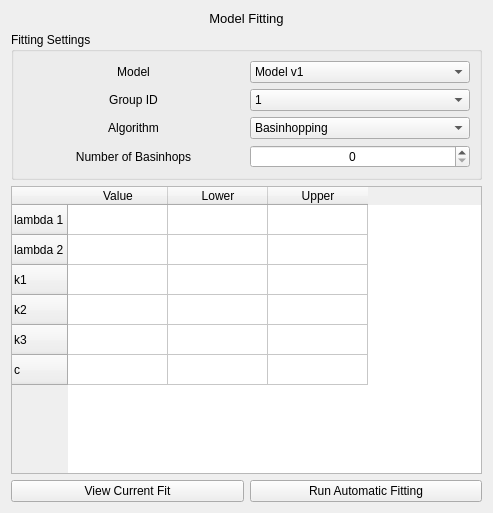
<?xml version="1.0" encoding="UTF-8"?>
<ui version="4.0">
 <class>Form</class>
 <widget class="QWidget" name="Form">
  <property name="geometry">
   <rect>
    <x>0</x>
    <y>0</y>
    <width>493</width>
    <height>513</height>
   </rect>
  </property>
  <property name="windowTitle">
   <string>Form</string>
  </property>
  <layout class="QGridLayout" name="gridLayout">
   <item row="0" column="0" colspan="2">
    <widget class="QLabel" name="label_10">
     <property name="maximumSize">
      <size>
       <width>16777215</width>
       <height>20</height>
      </size>
     </property>
     <property name="font">
      <font>
       <pointsize>10</pointsize>
      </font>
     </property>
     <property name="inputMethodHints">
      <set>Qt::ImhNone</set>
     </property>
     <property name="text">
      <string>Model Fitting</string>
     </property>
     <property name="alignment">
      <set>Qt::AlignCenter</set>
     </property>
    </widget>
   </item>
   <item row="1" column="0" colspan="2">
    <widget class="QGroupBox" name="groupBox">
     <property name="font">
      <font>
       <pointsize>9</pointsize>
      </font>
     </property>
     <property name="title">
      <string>Fitting Settings</string>
     </property>
     <layout class="QGridLayout" name="gridLayout_2">
      <item row="1" column="1">
       <widget class="QComboBox" name="groupIdComboBox">
        <property name="font">
         <font>
          <pointsize>9</pointsize>
         </font>
        </property>
        <item>
         <property name="text">
          <string>1</string>
         </property>
        </item>
       </widget>
      </item>
      <item row="2" column="1">
       <widget class="QComboBox" name="groupIdComboBox_2">
        <property name="font">
         <font>
          <pointsize>9</pointsize>
         </font>
        </property>
        <property name="editable">
         <bool>false</bool>
        </property>
        <item>
         <property name="text">
          <string>Basinhopping</string>
         </property>
        </item>
       </widget>
      </item>
      <item row="1" column="0">
       <widget class="QLabel" name="groupIdLabel">
        <property name="font">
         <font>
          <pointsize>9</pointsize>
         </font>
        </property>
        <property name="text">
         <string>Group ID</string>
        </property>
        <property name="alignment">
         <set>Qt::AlignCenter</set>
        </property>
       </widget>
      </item>
      <item row="3" column="1">
       <widget class="QSpinBox" name="spinBox">
        <property name="alignment">
         <set>Qt::AlignCenter</set>
        </property>
       </widget>
      </item>
      <item row="2" column="0">
       <widget class="QLabel" name="groupIdLabel_2">
        <property name="font">
         <font>
          <pointsize>9</pointsize>
         </font>
        </property>
        <property name="text">
         <string>Algorithm</string>
        </property>
        <property name="alignment">
         <set>Qt::AlignCenter</set>
        </property>
       </widget>
      </item>
      <item row="0" column="0">
       <widget class="QLabel" name="groupIdLabel_5">
        <property name="font">
         <font>
          <pointsize>9</pointsize>
         </font>
        </property>
        <property name="text">
         <string>Model</string>
        </property>
        <property name="alignment">
         <set>Qt::AlignCenter</set>
        </property>
       </widget>
      </item>
      <item row="3" column="0">
       <widget class="QLabel" name="groupIdLabel_3">
        <property name="font">
         <font>
          <pointsize>9</pointsize>
         </font>
        </property>
        <property name="text">
         <string>Number of Basinhops</string>
        </property>
        <property name="alignment">
         <set>Qt::AlignCenter</set>
        </property>
       </widget>
      </item>
      <item row="0" column="1">
       <widget class="QComboBox" name="groupIdComboBox_3">
        <property name="font">
         <font>
          <pointsize>9</pointsize>
         </font>
        </property>
        <item>
         <property name="text">
          <string>Model v1</string>
         </property>
        </item>
       </widget>
      </item>
     </layout>
    </widget>
   </item>
   <item row="2" column="0" colspan="2">
    <widget class="QTableWidget" name="tableWidget">
     <property name="frameShape">
      <enum>QFrame::StyledPanel</enum>
     </property>
     <property name="frameShadow">
      <enum>QFrame::Sunken</enum>
     </property>
     <property name="alternatingRowColors">
      <bool>false</bool>
     </property>
     <property name="showGrid">
      <bool>true</bool>
     </property>
     <property name="sortingEnabled">
      <bool>false</bool>
     </property>
     <property name="cornerButtonEnabled">
      <bool>true</bool>
     </property>
     <row>
      <property name="text">
       <string>lambda 1</string>
      </property>
     </row>
     <row>
      <property name="text">
       <string>lambda 2</string>
      </property>
     </row>
     <row>
      <property name="text">
       <string>k1</string>
      </property>
     </row>
     <row>
      <property name="text">
       <string>k2</string>
      </property>
     </row>
     <row>
      <property name="text">
       <string>k3</string>
      </property>
     </row>
     <row>
      <property name="text">
       <string>c</string>
      </property>
     </row>
     <column>
      <property name="text">
       <string>Value</string>
      </property>
     </column>
     <column>
      <property name="text">
       <string>Lower</string>
      </property>
     </column>
     <column>
      <property name="text">
       <string>Upper</string>
      </property>
     </column>
    </widget>
   </item>
   <item row="3" column="0">
    <widget class="QPushButton" name="viewForcePlotBtn_3">
     <property name="font">
      <font>
       <pointsize>9</pointsize>
      </font>
     </property>
     <property name="text">
      <string>View Current Fit</string>
     </property>
    </widget>
   </item>
   <item row="3" column="1">
    <widget class="QPushButton" name="viewForcePlotBtn_2">
     <property name="font">
      <font>
       <pointsize>9</pointsize>
      </font>
     </property>
     <property name="text">
      <string>Run Automatic Fitting</string>
     </property>
    </widget>
   </item>
  </layout>
 </widget>
 <resources/>
 <connections/>
</ui>
